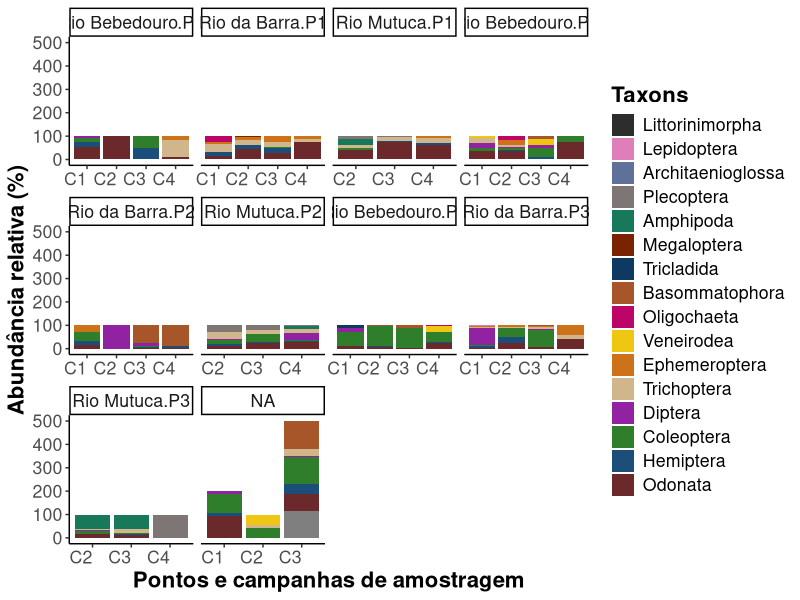

Write the R code that produced this figure.
# Próximos passos
## 1. Fazer gráfico de abundância relativa por ordem
## 2. Fazer gráfico de abundância relativa por família
## 3. Renomear as campanhas e o nome dos pontos 
##### Ex.Rio Bebedouro - RBE - Campanha 1 - C1 

##############################Processamento#####################################

library(tidyverse)

df <- read.csv("dados/processado/matriz_comunidades_ordens_imaturos_largo.csv")

cores <- c(
 "Odonata" = "#6c292bff", # Vermelho forte
  "Hemiptera" = "#1b4e78", # Azul forte
  "Coleoptera" = "#2f7e2c", # Verde forte
  "Diptera" = "#9122a2", # Roxo
  "Ephemeroptera" = "#cd7218", # Laranja vivo
  "Veneirodea" = "#efc611", # Amarelo vibrante
  "Basommatophora" = "#A65628", # Marrom avermelhado
  "Oligochaeta" = "#bd0467", # Rosa choque
  "Plecoptera" = "#7e7575", # Cinza escuro
  "Amphipoda" = "#17795a", # Verde-água forte
  "Megaloptera" = "#792301", # Laranja avermelhado
  "Architaenioglossa" = "#607199", # Azul lavanda
  "Lepidoptera" = "#de7fba", # Rosa magenta
  "Littorinimorpha" = "#2d2e2b", # Verde limão forte
  "Tricladida" = "#0e3a62",  # Amarelo ouro
  "Trichoptera" = "#d1b58b"  # Bege
)

################################################################################

# Nome dos táxons
colnames(df)

taxa <- colnames(df)[-(1:4)]

# Transformar tabela larga em longa
df_long <- df %>% 
  pivot_longer(
    cols = taxa,
    names_to = "Ordem",
    values_to = "Abundancia"
  ) %>%
  filter(method == "D Net") %>%
  group_by(campanha, locality_name) %>%

  # Abundancias relativa 
  mutate(
    abundancia_total = sum(Abundancia),
    abundancia_relativa = Abundancia / abundancia_total * 100
  ) %>% 
  ungroup() %>%

  #Criação das etiquetas
  mutate(
    campanha = case_when(
      campanha == "campanha_1" ~ "C1",
      campanha == "campanha_2" ~ "C2",
      campanha == "campanha_3" ~ "C3",
      campanha == "campanha_4" ~ "C4"
    ),
    rio = case_when(
    rio == "rio_bebedouro" ~ "Rio Bebedouro",
    rio == "rio_da_barra" ~ "Rio da Barra",
    rio == "rio_mutuca" ~ "Rio Mutuca"
    ),
    locality_name = case_when(
    locality_name == "RioBebedouro-P1" ~ "P1",
    locality_name == "RioBebedouro-P2" ~ "P2",
    locality_name == "RioBebedouro-P3" ~ "P3",
    locality_name == "RiodaBarra-P1/2" ~ "P1",
    locality_name == "RiodaBarra-P2" ~ "P2",
    locality_name == "RiodaBarra-P3" ~ "P3",
    locality_name == "RioMutuca-P1" ~ "P1",
    locality_name == "RioMutuca-P2" ~ "P2",
    locality_name == "RioMutuca-P3" ~ "P3"
    ),
    etiqueta = paste(campanha,  sep = ""),
    Ordem = as.factor(Ordem),
    Ordem = fct_recode(
      Ordem, 
      "Oligochaeta" =  "Desc..O..Classe.Oligochaeta"
    )
  ) %>%
  ungroup() %>%
  mutate(
    Ordem = as.factor(Ordem),
    Ordem = fct_relevel(
      Ordem, 
      c(
      "Littorinimorpha",
      "Lepidoptera",
      "Architaenioglossa",
      "Plecoptera",
      "Amphipoda",
      "Megaloptera",
      "Tricladida",
      "Basommatophora",
      "Oligochaeta",
     "Veneirodea",
     "Ephemeroptera",
      "Trichoptera",
       "Diptera",
      "Coleoptera",
      "Hemiptera",
      "Odonata"
    )
   )
  )

# Criar gráfico
plot <-
  ggplot(
    df_long, 
    aes(
      x = etiqueta,
      y = abundancia_relativa, 
      fill = Ordem
    )
  ) +
  geom_bar(stat = "identity", position = "stack") +
  facet_wrap(~ interaction(rio, locality_name),  scales = "free_x") +
  theme_classic() +
  scale_fill_manual(values = cores) +
  theme(axis.text.x = element_text(angle = 0, vjust = 1, hjust = 1)) +
  
  # scale_x_discrete(labels = function(x) df_long$label[match(x, df_long$eixo)]) +
  # Colocar legenda em negrito
  theme(
    legend.title = element_text(face = "bold"),
    axis.title = element_text(face = "bold"),
    text = element_text(size = 16)
  ) +
  labs(
    x = "Pontos e campanhas de amostragem",
    y = "Abundância relativa (%)",
    fill = "Taxons"
  )

ggsave(
  "figuras/abundancia_insetos.png",
  plot,
  width = 10,
  height = 6
)
